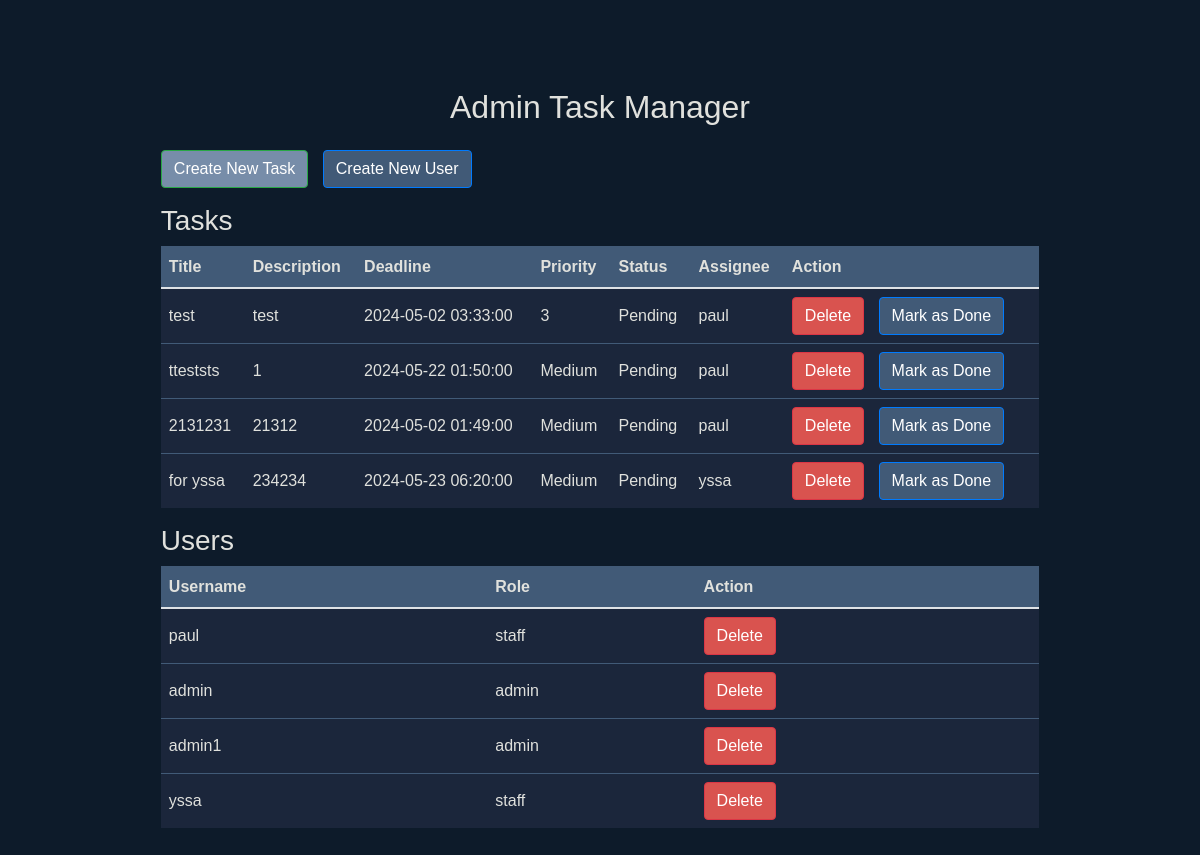
/admin_index (signed in), run on an earlier commit of the app's database.
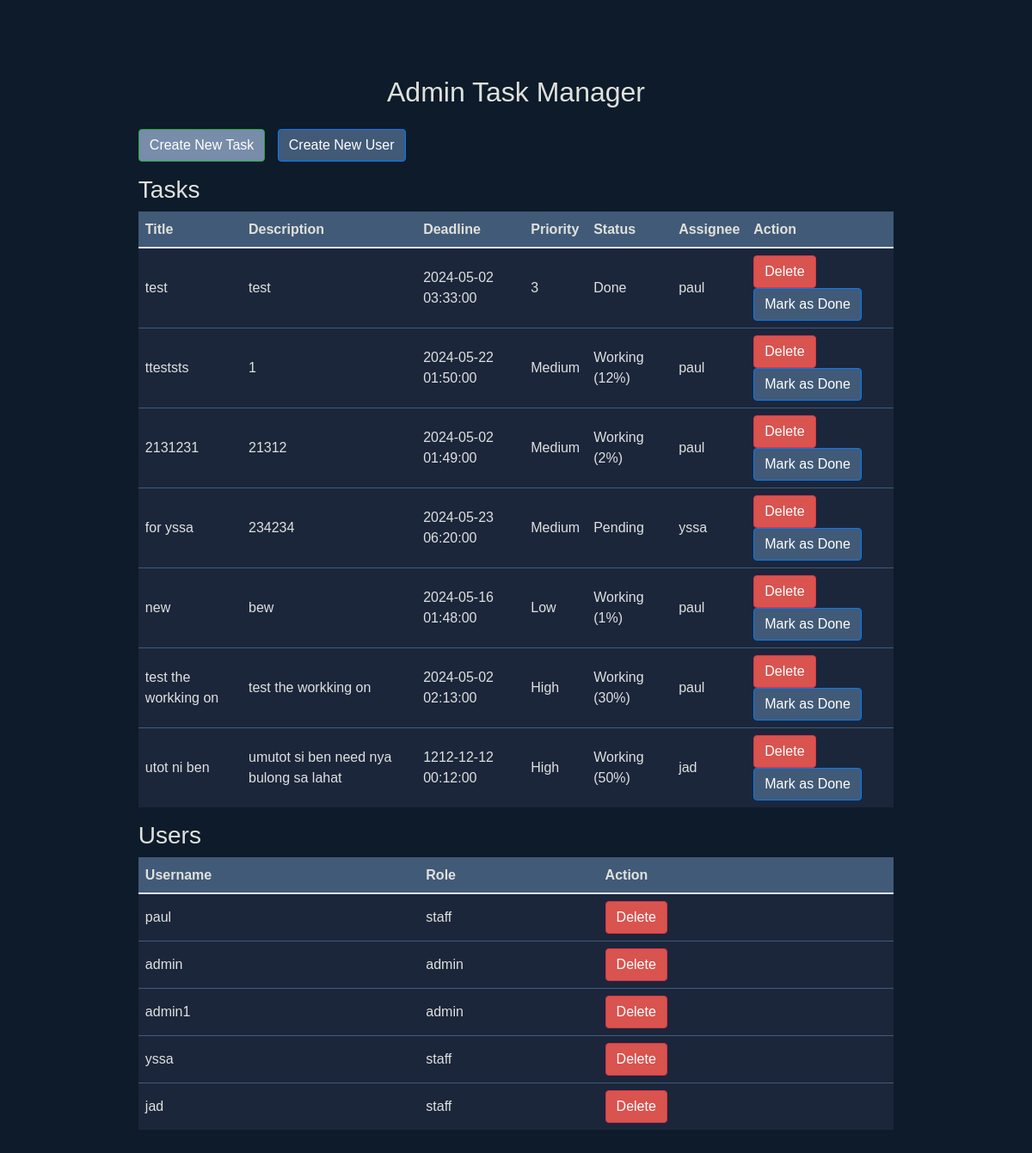
And on a later commit of the database.
### main.py (models this page shows, shortened)
class Task(db.Model):
    id = db.Column(db.Integer, primary_key=True)
    title = db.Column(db.String(100), nullable=False)
    description = db.Column(db.Text)
    deadline = db.Column(db.DateTime)
    priority = db.Column(db.Integer)
    status = db.Column(db.String(20), default='Pending')
    progress = db.Column(db.Integer, default=0)
    assignee_id = db.Column(db.Integer, db.ForeignKey('user.id'))
    assignee = db.relationship('User', backref=db.backref('tasks', lazy=True))

class User(UserMixin, db.Model):
    id = db.Column(db.Integer, primary_key=True)
    username = db.Column(db.String(50), unique=True, nullable=False)
    password = db.Column(db.String(100), nullable=False)
    role = db.Column(db.String(20), nullable=False, default='staff')
    is_leader = db.Column(db.Boolean, default=False)

### main.py (the view)
@app.route('/admin_index')
@login_required
def admin_index():
    if current_user.role != 'admin':
        flash('Permission denied. You are not authorized to view this page.', 'error')
        return redirect(url_for('index'))
    tasks = Task.query.all()
    users = User.query.all()
    return render_template('admin_index.html', tasks=tasks, users=users)

### main.py (called while the page is built)
@login_manager.user_loader
def load_user(user_id):
    return User.query.get(int(user_id))

### templates/admin_index.html (shortened to what this page needs)
<!DOCTYPE html>
<html lang="en">
<head>
    <link href="https://stackpath.bootstrapcdn.com/bootstrap/4.5.2/css/bootstrap.min.css" rel="stylesheet">
</head>
<body>
    <div class="container">
        <div class="row justify-content-center mt-5">
            <div class="col-md-10">
                <h2 class="text-center mb-4">Admin Task Manager</h2>
                <a href="{{ url_for('create_task') }}" class="btn btn-success mb-3">Create New Task</a>
                <a href="{{ url_for('register') }}" class="btn btn-primary mb-3">Create New User</a>
                <h3>Tasks</h3>
                <table class="table">
                    <thead>
                        <tr>
                            <th>Title</th>
                            <th>Description</th>
                            <th>Deadline</th>
                            <th>Priority</th>
                            <th>Status</th>
                            <th>Assignee</th>
                            <th>Action</th>
                        </tr>
                    </thead>
                    <tbody>
                        {% for task in tasks %}
                        <tr>
                            <td>{{ task.title }}</td>
                            <td>{{ task.description }}</td>
                            <td>{{ task.deadline }}</td>
                            <td>{{ task.priority }}</td>
                            <td>{{ task.status }}</td>
                            <td>{{ task.assignee.username }}</td>
                            <td>
                                <form action="{{ url_for('delete_task', task_id=task.id) }}" method="POST" style="display:inline;">
                                    <button type="submit" class="btn btn-danger">Delete</button>
                                </form>
                                <form action="{{ url_for('mark_task_done', task_id=task.id) }}" method="POST" style="display:inline;">
                                    <button type="submit" class="btn btn-primary">Mark as Done</button>
                                </form>
                            </td>
                        </tr>
                        {% endfor %}
                    </tbody>
                </table>
                <h3>Users</h3>
                <table class="table">
                    <thead>
                        <tr>
                            <th>Username</th>
                            <th>Role</th>
                            <th>Action</th>
                        </tr>
                    </thead>
                    <tbody>
                        {% for user in users %}
                        <tr>
                            <td>{{ user.username }}</td>
                            <td>{{ user.role }}</td>
                            <td>
                                <form action="{{ url_for('delete_user', user_id=user.id) }}" method="POST" style="display:inline;">
                                    <button type="submit" class="btn btn-danger">Delete</button>
                                </form>
                            </td>
                        </tr>
                        {% endfor %}
                    </tbody>
                </table>
            </div>
        </div>
    </div>
</body>
</html>

What changed in the data, as far as the page shows it:
changed Task "test": status "Pending" → "Done"
changed Task "tteststs": status "Pending" → "Working (12%)"
changed Task: status "Pending" → "Working (2%)"
added Task: title "new", description "bew", deadline "2024-05-16 01:48:00", priority "Low", status "Working (1%)", assignee.username "paul"
added Task: title "test the workking on", description "test the workking on", deadline "2024-05-02 02:13:00", priority "High", status "Working (30%)", assignee.username "paul"
added Task: title "utot ni ben", description "umutot si ben need nya bulong sa lahat", deadline "1212-12-12 00:12:00", priority "High", status "Working (50%)", assignee.username "jad"
added User: username "jad", role "staff"
